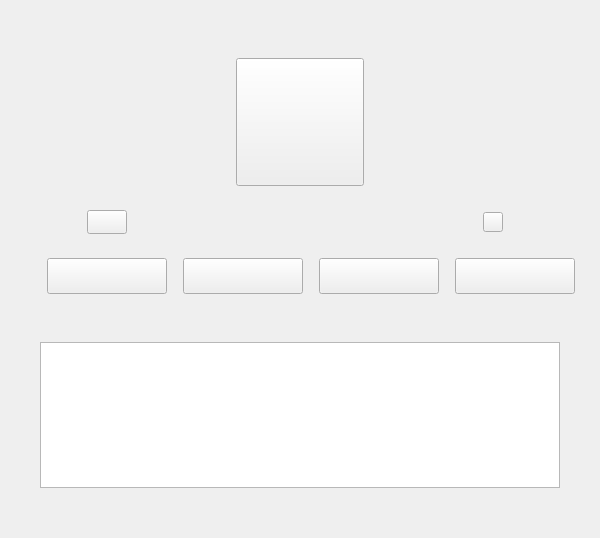
<?xml version="1.0" encoding="UTF-8"?>
<ui version="4.0">
 <class>MainWinPropertyWidget</class>
 <widget class="QWidget" name="MainWinPropertyWidget">
  <property name="geometry">
   <rect>
    <x>0</x>
    <y>0</y>
    <width>600</width>
    <height>538</height>
   </rect>
  </property>
  <property name="minimumSize">
   <size>
    <width>600</width>
    <height>538</height>
   </size>
  </property>
  <property name="maximumSize">
   <size>
    <width>600</width>
    <height>538</height>
   </size>
  </property>
  <property name="windowTitle">
   <string>Form</string>
  </property>
  <layout class="QVBoxLayout" name="verticalLayout_2">
   <item>
    <layout class="QVBoxLayout" name="verticalLayout">
     <property name="spacing">
      <number>0</number>
     </property>
     <property name="leftMargin">
      <number>0</number>
     </property>
     <property name="topMargin">
      <number>0</number>
     </property>
     <property name="rightMargin">
      <number>0</number>
     </property>
     <property name="bottomMargin">
      <number>0</number>
     </property>
     <item>
      <spacer name="verticalSpacer">
       <property name="orientation">
        <enum>Qt::Vertical</enum>
       </property>
       <property name="sizeType">
        <enum>QSizePolicy::Fixed</enum>
       </property>
       <property name="sizeHint" stdset="0">
        <size>
         <width>20</width>
         <height>47</height>
        </size>
       </property>
      </spacer>
     </item>
     <item alignment="Qt::AlignHCenter">
      <widget class="QPushButton" name="logoIcon">
       <property name="sizePolicy">
        <sizepolicy hsizetype="Fixed" vsizetype="Fixed">
         <horstretch>0</horstretch>
         <verstretch>0</verstretch>
        </sizepolicy>
       </property>
       <property name="minimumSize">
        <size>
         <width>128</width>
         <height>128</height>
        </size>
       </property>
       <property name="maximumSize">
        <size>
         <width>128</width>
         <height>128</height>
        </size>
       </property>
       <property name="text">
        <string/>
       </property>
      </widget>
     </item>
     <item>
      <spacer name="verticalSpacer_2">
       <property name="orientation">
        <enum>Qt::Vertical</enum>
       </property>
       <property name="sizeType">
        <enum>QSizePolicy::Fixed</enum>
       </property>
       <property name="sizeHint" stdset="0">
        <size>
         <width>20</width>
         <height>24</height>
        </size>
       </property>
      </spacer>
     </item>
     <item>
      <layout class="QHBoxLayout" name="horizontalLayout">
       <property name="spacing">
        <number>0</number>
       </property>
       <property name="leftMargin">
        <number>0</number>
       </property>
       <property name="topMargin">
        <number>0</number>
       </property>
       <property name="rightMargin">
        <number>0</number>
       </property>
       <property name="bottomMargin">
        <number>0</number>
       </property>
       <item alignment="Qt::AlignHCenter|Qt::AlignVCenter">
        <widget class="CustomBorderlessButton" name="printerNameButton">
         <property name="sizePolicy">
          <sizepolicy hsizetype="Expanding" vsizetype="Fixed">
           <horstretch>0</horstretch>
           <verstretch>0</verstretch>
          </sizepolicy>
         </property>
         <property name="minimumSize">
          <size>
           <width>0</width>
           <height>24</height>
          </size>
         </property>
         <property name="maximumSize">
          <size>
           <width>16777215</width>
           <height>24</height>
          </size>
         </property>
         <property name="text">
          <string/>
         </property>
        </widget>
       </item>
       <item alignment="Qt::AlignHCenter|Qt::AlignVCenter">
        <widget class="CustomLabel" name="printerShowName">
         <property name="minimumSize">
          <size>
           <width>193</width>
           <height>20</height>
          </size>
         </property>
         <property name="maximumSize">
          <size>
           <width>193</width>
           <height>20</height>
          </size>
         </property>
         <property name="text">
          <string/>
         </property>
        </widget>
       </item>
       <item alignment="Qt::AlignHCenter|Qt::AlignVCenter">
        <widget class="QPushButton" name="printerShowNameEditIcon">
         <property name="minimumSize">
          <size>
           <width>20</width>
           <height>20</height>
          </size>
         </property>
         <property name="maximumSize">
          <size>
           <width>20</width>
           <height>20</height>
          </size>
         </property>
         <property name="text">
          <string/>
         </property>
         <property name="icon">
          <iconset theme="document-edit-symbolic">
           <normaloff>.</normaloff>.</iconset>
         </property>
         <property name="iconSize">
          <size>
           <width>14</width>
           <height>14</height>
          </size>
         </property>
        </widget>
       </item>
      </layout>
     </item>
     <item>
      <spacer name="verticalSpacer_3">
       <property name="orientation">
        <enum>Qt::Vertical</enum>
       </property>
       <property name="sizeType">
        <enum>QSizePolicy::Fixed</enum>
       </property>
       <property name="sizeHint" stdset="0">
        <size>
         <width>20</width>
         <height>24</height>
        </size>
       </property>
      </spacer>
     </item>
     <item>
      <layout class="QHBoxLayout" name="horizontalLayout_3">
       <property name="spacing">
        <number>16</number>
       </property>
       <property name="leftMargin">
        <number>36</number>
       </property>
       <property name="topMargin">
        <number>0</number>
       </property>
       <property name="rightMargin">
        <number>0</number>
       </property>
       <item alignment="Qt::AlignLeft">
        <widget class="CustomPushButton" name="printTestPageBtn">
         <property name="minimumSize">
          <size>
           <width>120</width>
           <height>36</height>
          </size>
         </property>
         <property name="maximumSize">
          <size>
           <width>120</width>
           <height>36</height>
          </size>
         </property>
         <property name="text">
          <string/>
         </property>
        </widget>
       </item>
       <item alignment="Qt::AlignLeft">
        <widget class="CustomPushButton" name="showJobListBtn">
         <property name="minimumSize">
          <size>
           <width>120</width>
           <height>36</height>
          </size>
         </property>
         <property name="maximumSize">
          <size>
           <width>120</width>
           <height>36</height>
          </size>
         </property>
         <property name="text">
          <string/>
         </property>
        </widget>
       </item>
       <item alignment="Qt::AlignLeft">
        <widget class="CustomPushButton" name="showPropertyBtn">
         <property name="minimumSize">
          <size>
           <width>120</width>
           <height>36</height>
          </size>
         </property>
         <property name="maximumSize">
          <size>
           <width>120</width>
           <height>36</height>
          </size>
         </property>
         <property name="text">
          <string/>
         </property>
        </widget>
       </item>
       <item>
        <widget class="CustomPushButton" name="toubleshootingBtn">
         <property name="minimumSize">
          <size>
           <width>120</width>
           <height>36</height>
          </size>
         </property>
         <property name="maximumSize">
          <size>
           <width>120</width>
           <height>36</height>
          </size>
         </property>
         <property name="text">
          <string/>
         </property>
        </widget>
       </item>
       <item>
        <spacer name="horizontalSpacer">
         <property name="orientation">
          <enum>Qt::Horizontal</enum>
         </property>
         <property name="sizeHint" stdset="0">
          <size>
           <width>40</width>
           <height>20</height>
          </size>
         </property>
        </spacer>
       </item>
      </layout>
     </item>
     <item>
      <spacer name="verticalSpacer_4">
       <property name="orientation">
        <enum>Qt::Vertical</enum>
       </property>
       <property name="sizeType">
        <enum>QSizePolicy::Fixed</enum>
       </property>
       <property name="sizeHint" stdset="0">
        <size>
         <width>20</width>
         <height>48</height>
        </size>
       </property>
      </spacer>
     </item>
     <item alignment="Qt::AlignHCenter">
      <widget class="QTableView" name="properytView">
       <property name="minimumSize">
        <size>
         <width>520</width>
         <height>146</height>
        </size>
       </property>
       <property name="maximumSize">
        <size>
         <width>520</width>
         <height>146</height>
        </size>
       </property>
      </widget>
     </item>
     <item>
      <spacer name="verticalSpacer_5">
       <property name="orientation">
        <enum>Qt::Vertical</enum>
       </property>
       <property name="sizeHint" stdset="0">
        <size>
         <width>20</width>
         <height>40</height>
        </size>
       </property>
      </spacer>
     </item>
    </layout>
   </item>
  </layout>
 </widget>
 <customwidgets>
  <customwidget>
   <class>CustomLabel</class>
   <extends>QLabel</extends>
   <header location="global">custom_label.h</header>
  </customwidget>
  <customwidget>
   <class>CustomPushButton</class>
   <extends>QPushButton</extends>
   <header location="global">custom_push_button.h</header>
  </customwidget>
  <customwidget>
   <class>CustomBorderlessButton</class>
   <extends>QPushButton</extends>
   <header location="global">custom_borderless_button.h</header>
  </customwidget>
 </customwidgets>
 <resources/>
 <connections/>
</ui>
